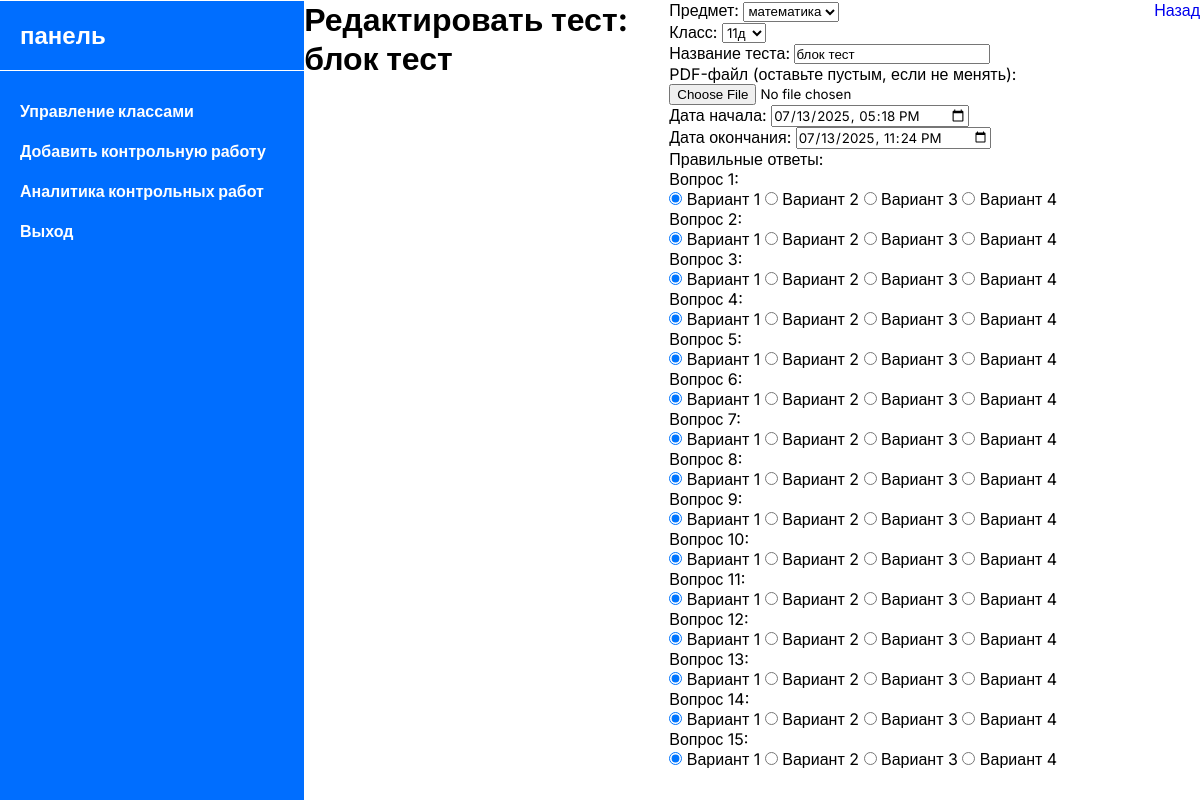
The page /teacher/control_tests_edit.php?id=4 (signed in) on the database its author committed.
### tables this page shows
CREATE TABLE `control_tests` (
  `id` int NOT NULL,
  `subject_id` int DEFAULT NULL,
  `class_id` int DEFAULT NULL,
  `test_name` varchar(255) NOT NULL,
  `pdf_file` varchar(255) NOT NULL,
  `correct_answers` longtext NOT NULL,
  `start_date` datetime NOT NULL,
  `end_date` datetime NOT NULL,
  `teacher_id` int DEFAULT NULL
);

CREATE TABLE `control_subjects` (
  `id` int NOT NULL,
  `name` varchar(255) NOT NULL
);

CREATE TABLE `classes` (
  `id` int NOT NULL,
  `name` varchar(50) NOT NULL
);

### teacher/control_tests_edit.php (the view, shortened to what this page needs)
<?php
require_once "../includes/db.php";
include("../includes/sidebar-teacher.php");
$teacher_id = $_SESSION['teacher'];
$test_id = $_GET['id'] ?? null;
$stmt = $pdo->prepare("SELECT * FROM control_tests WHERE id = ?");
$stmt->execute([$test_id]);
$test = $stmt->fetch();
$stmt = $pdo->prepare("SELECT subjects FROM teacher_user WHERE id = ?");
$stmt->execute([$teacher_id]);
$teacher = $stmt->fetch();
$subject_ids = explode(',', $teacher['subjects']);
$subjects = $pdo->prepare("SELECT * FROM control_subjects WHERE id IN (" . implode(',', array_fill(0, count($subject_ids), '?')) . ")");
$subjects->execute($subject_ids);
$subjects = $subjects->fetchAll();
$classes = $pdo->query("SELECT * FROM classes ORDER BY name")->fetchAll();
$correct = json_decode($test['correct_answers'], true);
?>
<!DOCTYPE html>
<html>
<head>
    <link rel="stylesheet" href="../public/css/sidebar.css">
</head>
<body>
    <h1>Редактировать тест: <?= htmlspecialchars($test['test_name']) ?></h1>
    <form method="post" enctype="multipart/form-data">
        <label>Предмет:</label>
        <select name="subject_id">
            <?php foreach ($subjects as $subj): ?>
                <option value="<?= $subj['id'] ?>" <?= $subj['id'] == $test['subject_id'] ? 'selected' : '' ?>><?= htmlspecialchars($subj['name']) ?></option>
            <?php endforeach; ?>
        </select><br>
        <label>Класс:</label>
        <select name="class_id">
            <?php foreach ($classes as $cls): ?>
                <option value="<?= $cls['id'] ?>" <?= $cls['id'] == $test['class_id'] ? 'selected' : '' ?>><?= htmlspecialchars($cls['name']) ?></option>
            <?php endforeach; ?>
        </select><br>
        <label>Название теста:</label>
        <input type="text" name="test_name" value="<?= htmlspecialchars($test['test_name']) ?>"><br>
        <label>PDF-файл (оставьте пустым, если не менять):</label>
        <input type="file" name="pdf_file" accept="application/pdf"><br>
        <label>Дата начала:</label>
        <input type="datetime-local" name="start_date" value="<?= date('Y-m-d\TH:i', strtotime($test['start_date'])) ?>"><br>
        <label>Дата окончания:</label>
        <input type="datetime-local" name="end_date" value="<?= date('Y-m-d\TH:i', strtotime($test['end_date'])) ?>"><br>
        <label>Правильные ответы:</label>
        <?php for ($i = 1; $i <= 15; $i++): ?>
            <p>Вопрос <?= $i ?>:</p>
            <?php for ($j = 1; $j <= 4; $j++): ?>
                <label>
                    <input type="radio" name="correct_answers[<?= $i ?>]" value="<?= $j ?>" <?= ($correct[$i] ?? '') == $j ? 'checked' : '' ?>> Вариант <?= $j ?>
                </label>
            <?php endfor; ?><br>
        <?php endfor; ?>
        <button type="submit">Сохранить изменения</button>
    </form>
    <br>
    <a href="control_tests_add.php">Назад</a>
</body>
</html>

### public/css/sidebar.css (style rules this page uses)
* { margin: 0px; padding: 0px; box-sizing: border-box; font-family: "Inter", sans-serif; }
body { position: relative; display: flex; }
a { text-decoration: none; display: inline-block; }
button { display: inline-block; cursor: pointer; background-color: transparent; border: none; color: white; }
h1, h2, h3, h4, h5, h6, button, a { font-family: "Inter", sans-serif; }
:root { --primary: #3498db; --primary-light: #5dade2; --danger: #e74c3c; --danger-light: #f5b7b1; --success: #2ecc71; --warning: #f39c12; --text: #2c3e50; --text-light: #ecf0f1; --bg: #ffffff; --bg-secondary: #f5f7fa; --border: #dfe6e9; --shadow: 0 4px 6px rgba(0, 0, 0, 0.1); --radius: 8px; }

### rows shown on the page
control_tests: test_name "блок тест", subject_id "математика", class_id "11д", start_date "07/13/2025 17:18", end_date "07/13/2025 23:24", correct_answers "☑ Вариант 1", correct_answers "☐ Вариант 2", correct_answers "☐ Вариант 3", correct_answers "☐ Вариант 4"
